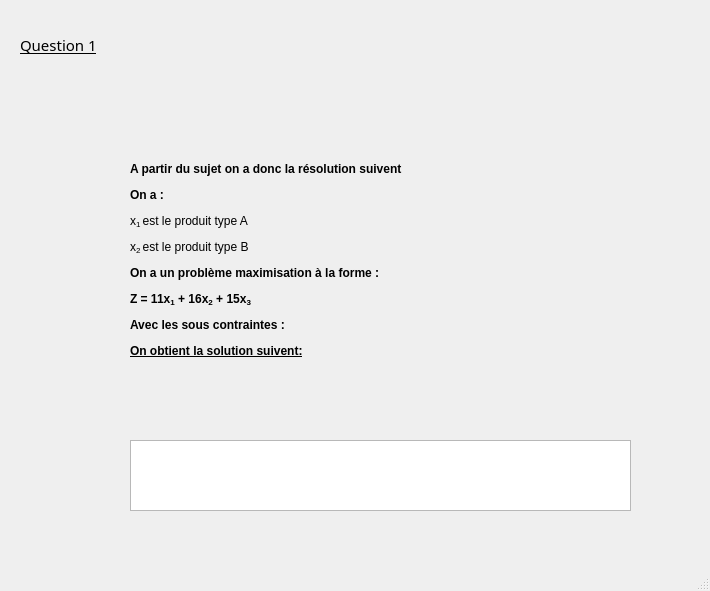
<?xml version="1.0" encoding="UTF-8"?>
<ui version="4.0">
 <class>MainWindow</class>
 <widget class="QMainWindow" name="MainWindow">
  <property name="geometry">
   <rect>
    <x>0</x>
    <y>0</y>
    <width>710</width>
    <height>591</height>
   </rect>
  </property>
  <property name="windowTitle">
   <string>MainWindow</string>
  </property>
  <widget class="QWidget" name="centralwidget">
   <widget class="QLabel" name="label">
    <property name="geometry">
     <rect>
      <x>20</x>
      <y>20</y>
      <width>121</width>
      <height>51</height>
     </rect>
    </property>
    <property name="font">
     <font>
      <family>8514oem</family>
      <weight>50</weight>
      <bold>false</bold>
      <underline>true</underline>
     </font>
    </property>
    <property name="text">
     <string>&lt;html&gt;&lt;head/&gt;&lt;body&gt;&lt;p&gt;&lt;span style=&quot; font-size:11pt;&quot;&gt;Question 1&lt;/span&gt;&lt;/p&gt;&lt;/body&gt;&lt;/html&gt;</string>
    </property>
   </widget>
   <widget class="QLabel" name="label_2">
    <property name="geometry">
     <rect>
      <x>130</x>
      <y>70</y>
      <width>711</width>
      <height>381</height>
     </rect>
    </property>
    <property name="text">
     <string>&lt;html&gt;&lt;head/&gt;&lt;body&gt;&lt;p&gt;&lt;span style=&quot; font-weight:600;&quot;&gt;A partir du sujet on a donc la résolution suivent &lt;/span&gt;&lt;/p&gt;&lt;p&gt;&lt;span style=&quot; font-weight:600;&quot;&gt;On a :&lt;/span&gt;&lt;/p&gt;&lt;p&gt;x&lt;span style=&quot; vertical-align:sub;&quot;&gt;1 &lt;/span&gt;est le produit type A&lt;/p&gt;&lt;p&gt;x&lt;span style=&quot; vertical-align:sub;&quot;&gt;2 &lt;/span&gt;est le produit type B&lt;/p&gt;&lt;p&gt;&lt;span style=&quot; font-weight:600;&quot;&gt;On a un problème maximisation à la forme : &lt;/span&gt;&lt;/p&gt;&lt;p&gt;&lt;span style=&quot; font-weight:600;&quot;&gt;Z = 11x&lt;/span&gt;&lt;span style=&quot; font-weight:600; vertical-align:sub;&quot;&gt;1&lt;/span&gt;&lt;span style=&quot; font-weight:600;&quot;&gt; + 16x&lt;/span&gt;&lt;span style=&quot; font-weight:600; vertical-align:sub;&quot;&gt;2&lt;/span&gt;&lt;span style=&quot; font-weight:600;&quot;&gt; + 15x&lt;/span&gt;&lt;span style=&quot; font-weight:600; vertical-align:sub;&quot;&gt;3&lt;/span&gt;&lt;/p&gt;&lt;p&gt;&lt;span style=&quot; font-weight:600;&quot;&gt;Avec les sous contraintes : &lt;/span&gt;&lt;/p&gt;&lt;p&gt;&lt;img src=&quot;file:///C:/Users/ninht/AppData/Local/Temp/msohtmlclip1/01/clip_image002.png&quot; width=&quot;184&quot; height=&quot;106&quot;/&gt;&lt;/p&gt;&lt;p&gt;&lt;span style=&quot; font-weight:600; text-decoration: underline;&quot;&gt;On obtient la solution suivent:&lt;/span&gt;&lt;/p&gt;&lt;/body&gt;&lt;/html&gt;</string>
    </property>
   </widget>
   <widget class="QTextBrowser" name="textBrowser">
    <property name="geometry">
     <rect>
      <x>130</x>
      <y>440</y>
      <width>501</width>
      <height>71</height>
     </rect>
    </property>
   </widget>
  </widget>
  <widget class="QMenuBar" name="menubar">
   <property name="geometry">
    <rect>
     <x>0</x>
     <y>0</y>
     <width>710</width>
     <height>26</height>
    </rect>
   </property>
  </widget>
  <widget class="QStatusBar" name="statusbar"/>
 </widget>
 <resources/>
 <connections/>
</ui>
